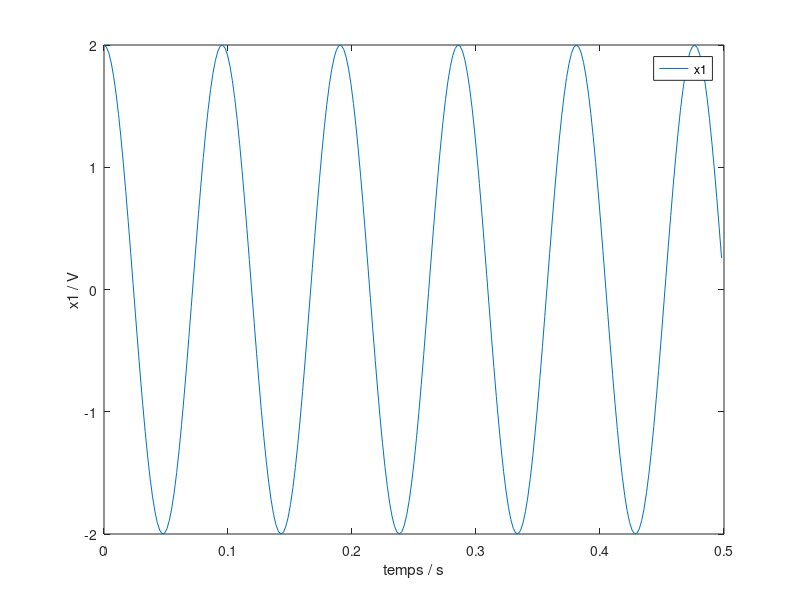
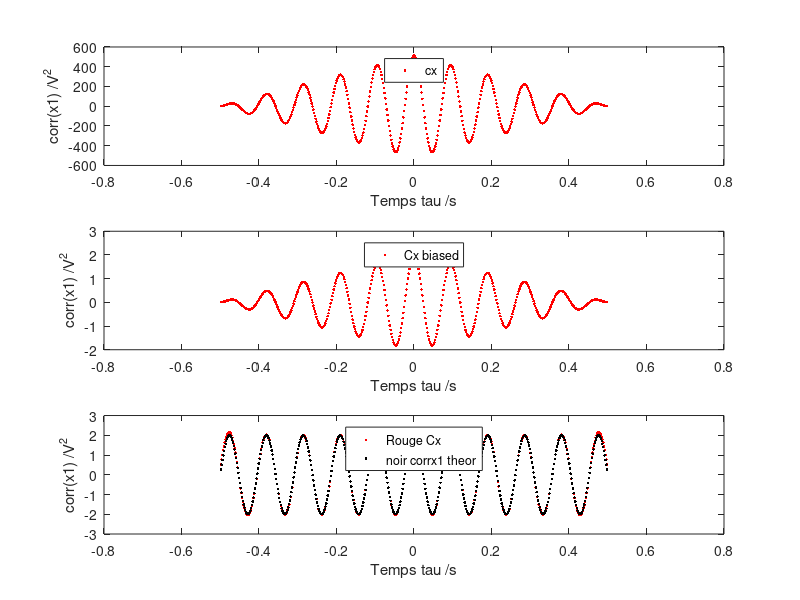

The MATLAB source for these figures, in order:
%EX1 tp3_5a%%%%%%

close all;
clear all;
f1= 10.5;

N=256;
Fe=512;
Te=1/Fe;
Tmax =(N-1)*Te;
t=0:Te:Tmax;

a=2;
x1=a*cos(2*pi*f1*t);

figure(1)
plot(t,x1);

xlabel('temps / s');
ylabel('x1 / V');
legend('x1');

%La fonction de corrélation x1
corrx1=xcorr(x1);
corrx1b=xcorr(x1,'biased'); %division de xcorr par N-m
corrx1ub=xcorr(x1,'unbiased'); %division de xcorr par N

largcorr=N-1; % pour centrer l'etude de xcorr autour de tau = 0
tau=(-largcorr:largcorr)*Te;
figure(2)
subplot(3,1,1)
plot(tau,corrx1(N-largcorr:N+largcorr), 'r.')
xlabel('Temps tau /s');
ylabel('corr(x1) /V^2');
legend('cx','Location','North')

subplot(3,1,2)
plot(tau,corrx1b(N-largcorr:N+largcorr), 'r.')
xlabel('Temps tau /s');
ylabel('corr(x1) /V^2');
legend('Cx biased','Location','North')

subplot(3,1,3)
corrtheox1=0.5*a^2*cos(2*pi*f1*tau);
plot(tau,corrx1ub, 'r.', tau,corrtheox1,'k.')
xlabel('Temps tau /s');
ylabel('corr(x1) /V^2');
legend('Rouge Cx','noir corrx1 theor','Location','North')







